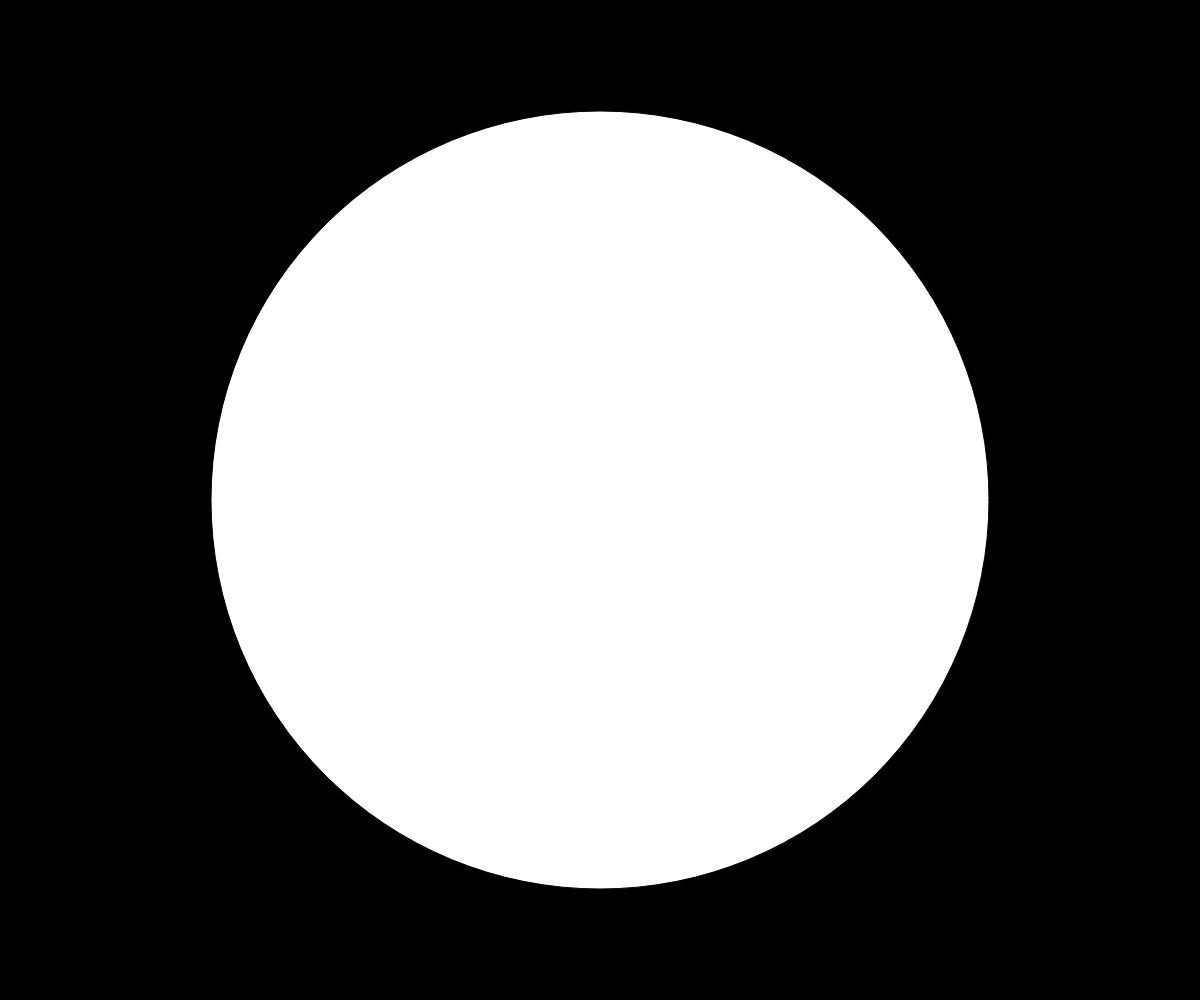
Frame 1 (no input)
Frame 60 (no input): identical to frame 1, image omitted
Frame 120 (the mouse pressed at the canvas centre since frame 60): blank canvas, image omitted

The p5.js sketch that drew this single still picture (run headless with seeded random() and noise() and a simulated clock; from frame 60 on, the mouse is pressed at the canvas centre):

// p5.js sketch
// ── sketch.js




function setup() {
  createCanvas(windowWidth, windowHeight);


}


function draw() {
  background(0);


  // plan: durchmesser der ellipse abhängig von distanz der Mouse
  let durchmesser;
  let distanz = dist(mouseX, mouseY, width / 2, height / 2)

  durchmesser = map(distanz, 0, width / 2, 10, width / 2)

  ellipse(width / 2, height / 2, durchmesser, durchmesser,)
 

  // Fill(255, 0, 0)
  // ellipse(mouseX, mouseY, durchmesser / 2, durchmesser / 2)



}
